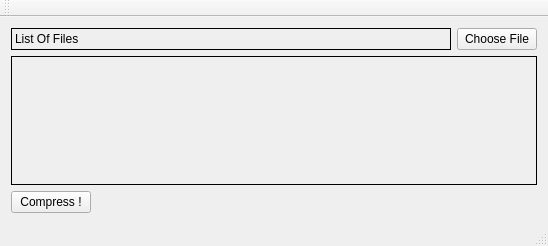
<?xml version="1.0" encoding="UTF-8"?>
<ui version="4.0">
 <class>MainWindow</class>
 <widget class="QMainWindow" name="MainWindow">
  <property name="geometry">
   <rect>
    <x>0</x>
    <y>0</y>
    <width>548</width>
    <height>246</height>
   </rect>
  </property>
  <property name="windowTitle">
   <string>MainWindow</string>
  </property>
  <widget class="QWidget" name="centralWidget">
   <layout class="QGridLayout" name="gridLayout">
    <item row="0" column="2">
     <widget class="QPushButton" name="pushButton">
      <property name="text">
       <string>Choose File</string>
      </property>
     </widget>
    </item>
    <item row="1" column="0" colspan="3">
     <widget class="QLabel" name="label">
      <property name="autoFillBackground">
       <bool>true</bool>
      </property>
      <property name="frameShape">
       <enum>QFrame::Box</enum>
      </property>
      <property name="text">
       <string/>
      </property>
     </widget>
    </item>
    <item row="2" column="0">
     <widget class="QPushButton" name="pushButton_2">
      <property name="text">
       <string>Compress !</string>
      </property>
     </widget>
    </item>
    <item row="2" column="1">
     <spacer name="horizontalSpacer">
      <property name="orientation">
       <enum>Qt::Horizontal</enum>
      </property>
      <property name="sizeHint" stdset="0">
       <size>
        <width>355</width>
        <height>20</height>
       </size>
      </property>
     </spacer>
    </item>
    <item row="0" column="0" colspan="2">
     <widget class="QLabel" name="filesList">
      <property name="autoFillBackground">
       <bool>true</bool>
      </property>
      <property name="styleSheet">
       <string notr="true">    .ch{
        color: white;
        background-color: brown;
        padding: 3px;
        margin: 2px;
        border-radius: 8px;
        text-decoration: none;
        font-family: Calibri;
    }
    .ch:hover{
        color: #F2FF42;
        text-decoration-line: line-through;
    }</string>
      </property>
      <property name="frameShape">
       <enum>QFrame::Panel</enum>
      </property>
      <property name="text">
       <string>List Of Files</string>
      </property>
     </widget>
    </item>
   </layout>
  </widget>
  <widget class="QMenuBar" name="menuBar">
   <property name="geometry">
    <rect>
     <x>0</x>
     <y>0</y>
     <width>548</width>
     <height>20</height>
    </rect>
   </property>
  </widget>
  <widget class="QToolBar" name="mainToolBar">
   <attribute name="toolBarArea">
    <enum>TopToolBarArea</enum>
   </attribute>
   <attribute name="toolBarBreak">
    <bool>false</bool>
   </attribute>
  </widget>
  <widget class="QStatusBar" name="statusBar"/>
 </widget>
 <layoutdefault spacing="6" margin="11"/>
 <resources/>
 <connections/>
</ui>
